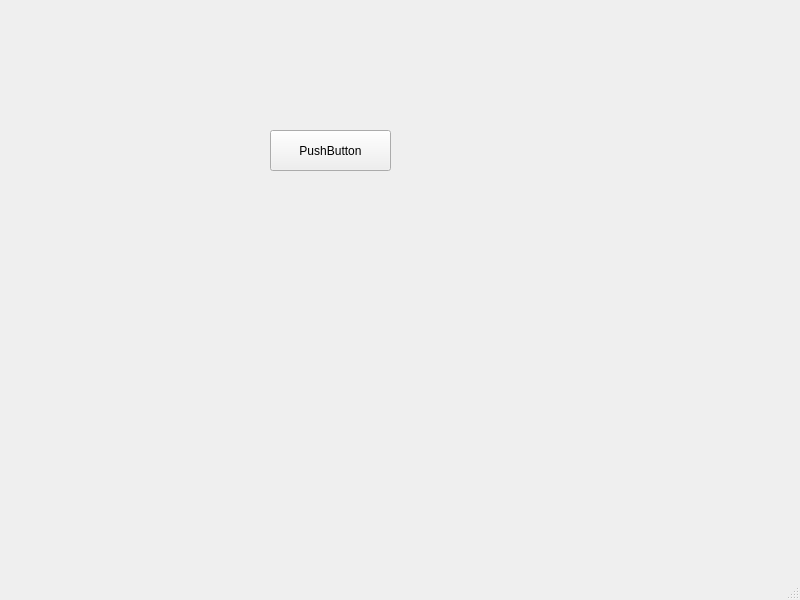
<?xml version="1.0" encoding="UTF-8"?>
<ui version="4.0">
 <class>MainWindow</class>
 <widget class="QMainWindow" name="MainWindow">
  <property name="geometry">
   <rect>
    <x>0</x>
    <y>0</y>
    <width>800</width>
    <height>600</height>
   </rect>
  </property>
  <property name="windowTitle">
   <string>MainWindow</string>
  </property>
  <widget class="QWidget" name="centralwidget">
   <widget class="QPushButton" name="pushButton">
    <property name="geometry">
     <rect>
      <x>270</x>
      <y>130</y>
      <width>121</width>
      <height>41</height>
     </rect>
    </property>
    <property name="text">
     <string>PushButton</string>
    </property>
   </widget>
  </widget>
  <widget class="QMenuBar" name="menubar">
   <property name="geometry">
    <rect>
     <x>0</x>
     <y>0</y>
     <width>800</width>
     <height>18</height>
    </rect>
   </property>
  </widget>
  <widget class="QStatusBar" name="statusbar"/>
 </widget>
 <resources/>
 <connections/>
</ui>
